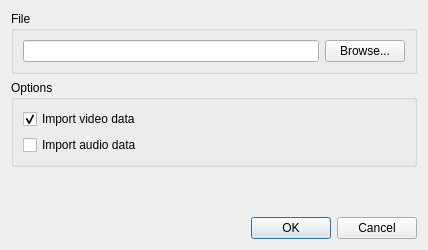
<ui version="4.0" >
 <class>ImportVideoFileDialog</class>
 <widget class="QDialog" name="ImportVideoFileDialog" >
  <property name="geometry" >
   <rect>
    <x>0</x>
    <y>0</y>
    <width>428</width>
    <height>250</height>
   </rect>
  </property>
  <property name="windowTitle" >
   <string>Import Video File</string>
  </property>
  <layout class="QVBoxLayout" >
   <item>
    <widget class="QGroupBox" name="groupBox" >
     <property name="title" >
      <string>File</string>
     </property>
     <layout class="QVBoxLayout" >
      <property name="spacing" >
       <number>6</number>
      </property>
      <property name="leftMargin" >
       <number>9</number>
      </property>
      <property name="topMargin" >
       <number>9</number>
      </property>
      <property name="rightMargin" >
       <number>9</number>
      </property>
      <property name="bottomMargin" >
       <number>9</number>
      </property>
      <item>
       <layout class="QHBoxLayout" >
        <property name="spacing" >
         <number>6</number>
        </property>
        <property name="leftMargin" >
         <number>0</number>
        </property>
        <property name="topMargin" >
         <number>0</number>
        </property>
        <property name="rightMargin" >
         <number>0</number>
        </property>
        <property name="bottomMargin" >
         <number>0</number>
        </property>
        <item>
         <widget class="QLineEdit" name="pathEdit" />
        </item>
        <item>
         <widget class="QPushButton" name="browseButton" >
          <property name="text" >
           <string>Browse...</string>
          </property>
         </widget>
        </item>
       </layout>
      </item>
     </layout>
    </widget>
   </item>
   <item>
    <widget class="QGroupBox" name="groupBox_2" >
     <property name="title" >
      <string>Options</string>
     </property>
     <layout class="QVBoxLayout" >
      <property name="spacing" >
       <number>6</number>
      </property>
      <property name="leftMargin" >
       <number>9</number>
      </property>
      <property name="topMargin" >
       <number>9</number>
      </property>
      <property name="rightMargin" >
       <number>9</number>
      </property>
      <property name="bottomMargin" >
       <number>9</number>
      </property>
      <item>
       <widget class="QCheckBox" name="importVideoCheck" >
        <property name="text" >
         <string>Import video data</string>
        </property>
        <property name="checked" >
         <bool>true</bool>
        </property>
       </widget>
      </item>
      <item>
       <widget class="QCheckBox" name="importAudioCheck" >
        <property name="text" >
         <string>Import audio data</string>
        </property>
       </widget>
      </item>
     </layout>
    </widget>
   </item>
   <item>
    <spacer>
     <property name="orientation" >
      <enum>Qt::Vertical</enum>
     </property>
     <property name="sizeHint" >
      <size>
       <width>20</width>
       <height>40</height>
      </size>
     </property>
    </spacer>
   </item>
   <item>
    <widget class="QDialogButtonBox" name="buttonBox" >
     <property name="standardButtons" >
      <set>QDialogButtonBox::Cancel|QDialogButtonBox::NoButton|QDialogButtonBox::Ok</set>
     </property>
    </widget>
   </item>
  </layout>
 </widget>
 <resources/>
 <connections>
  <connection>
   <sender>buttonBox</sender>
   <signal>accepted()</signal>
   <receiver>ImportVideoFileDialog</receiver>
   <slot>accept()</slot>
   <hints>
    <hint type="sourcelabel" >
     <x>281</x>
     <y>225</y>
    </hint>
    <hint type="destinationlabel" >
     <x>295</x>
     <y>192</y>
    </hint>
   </hints>
  </connection>
  <connection>
   <sender>buttonBox</sender>
   <signal>rejected()</signal>
   <receiver>ImportVideoFileDialog</receiver>
   <slot>reject()</slot>
   <hints>
    <hint type="sourcelabel" >
     <x>388</x>
     <y>225</y>
    </hint>
    <hint type="destinationlabel" >
     <x>398</x>
     <y>192</y>
    </hint>
   </hints>
  </connection>
 </connections>
</ui>
